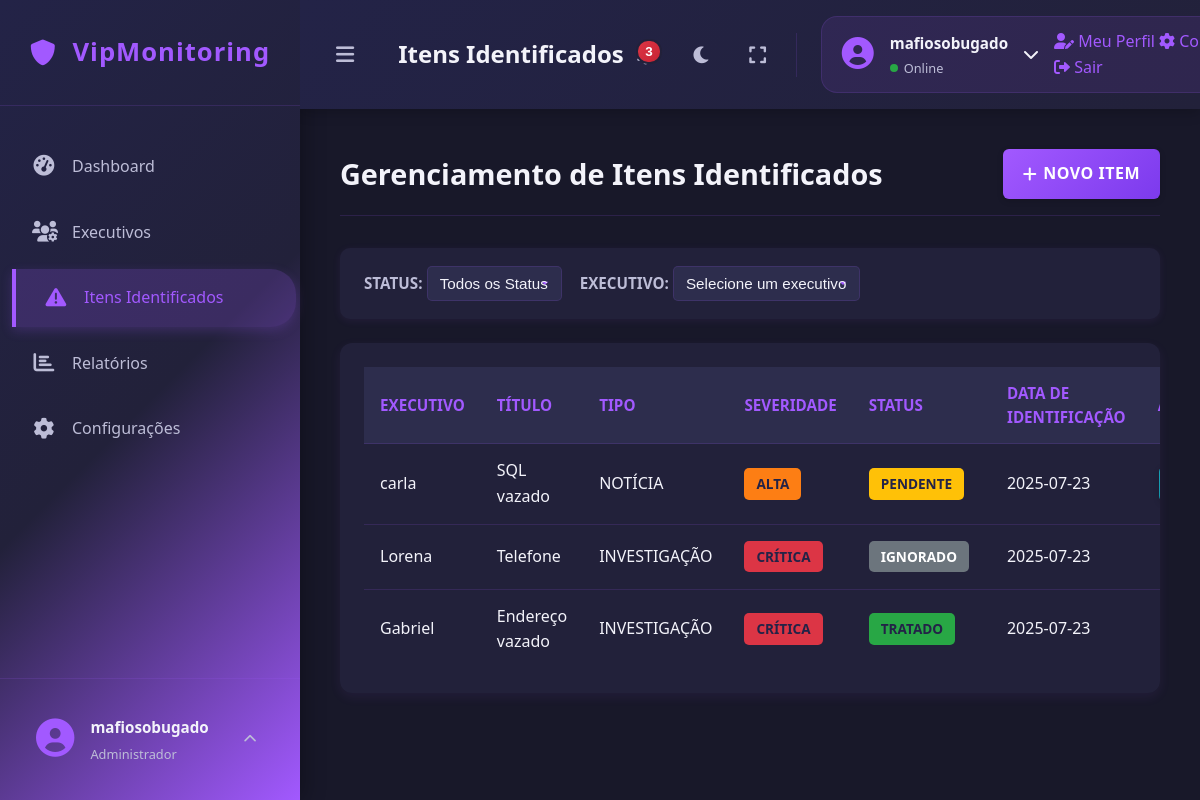
Screenshot of /items (signed in) with the database file from the repository.
### tables this page shows
CREATE TABLE users (
            id INTEGER PRIMARY KEY AUTOINCREMENT,
            username TEXT NOT NULL UNIQUE,
            email TEXT NOT NULL UNIQUE,
            password TEXT NOT NULL
        );

CREATE TABLE items (
            id INTEGER PRIMARY KEY AUTOINCREMENT,
            executive_id INTEGER NOT NULL,
            title TEXT NOT NULL,
            description TEXT,
            type TEXT NOT NULL, -- Ex: CREDENTIAL, DOCUMENTO, TELEFONE, EMAIL, ENDERECO
            severity TEXT NOT NULL, -- Ex: BAIXA, MEDIA, ALTA, CRITICA
            status TEXT NOT NULL, -- Ex: PENDENTE, TRATADO, IGNORADO
            identified_date TEXT NOT NULL, -- Data no formato YYYY-MM-DD
            FOREIGN KEY (executive_id) REFERENCES executives (id) ON DELETE CASCADE
        );

CREATE TABLE executives (
            id INTEGER PRIMARY KEY AUTOINCREMENT,
            name TEXT NOT NULL,
            email TEXT NOT NULL UNIQUE,
            role TEXT,
            department TEXT,
            risk_score REAL DEFAULT 0.0,
            risk_level TEXT DEFAULT 'NENHUM'
        );

### app.py (the view)
@app.route('/items')
@login_required
def items():
    all_executives = database.get_all_executives() # Para o filtro de executivos
    all_items = database.get_all_items()
    return render_template('items.html', items=all_items, executives=all_executives, active_page='items')

### app.py (called while the page is built)
@login_manager.user_loader
def load_user(user_id):
    try:
        return database.User.get(user_id)
    except Exception as e:
        print(f"Erro ao carregar usuário {user_id}: {e}")
        return None

### database.py (called while the page is built)
def get_db_connection():
    conn = sqlite3.connect(DATABASE)
    conn.row_factory = sqlite3.Row # Isso permite acessar colunas por nome
    return conn

def get_all_executives():
    conn = get_db_connection()
    executives = conn.execute('SELECT * FROM executives').fetchall()
    conn.close()
    return executives

def get_all_items():
    conn = get_db_connection()
    items = conn.execute('SELECT i.*, e.name as executive_name FROM items i JOIN executives e ON i.executive_id = e.id ORDER BY i.identified_date DESC').fetchall()
    conn.close()
    return items

    @staticmethod
    def get(user_id):
        conn = get_db_connection()
        user_data = conn.execute('SELECT * FROM users WHERE id = ?', (user_id,)).fetchone()
        conn.close()
        if user_data:
            return User(user_data['id'], user_data['username'], user_data['email'], user_data['password'])
        return None

### templates/items.html (shortened to what this page needs)
{% extends "base.html" %}
{% block page_title %}Itens Identificados{% endblock %}
{% block content %}
    <div class="content-header">
        <h1>Gerenciamento de Itens Identificados</h1>
        <a href="{{ url_for('add_item') }}" class="btn-action btn-add-new">
            <i class="fas fa-plus"></i> Novo Item
        </a>
    </div>
    <div class="filter-section">
        <div class="form-group-inline">
            <label for="filterStatus">STATUS:</label>
            <select id="filterStatus" onchange="applyFilter()">
                <option value="Todos">Todos os Status</option>
            </select>
        </div>
        <div class="form-group-inline">
            <label for="filterExecutive">EXECUTIVO:</label>
            <select id="filterExecutive" onchange="applyFilter()">
                <option value="Todos">Selecione um executivo</option>
            </select>
        </div>
    </div>
    <div class="data-table-container">
        {% if items %}
        <table id="itemsTable">
            <thead>
                <tr>
                    <th>Executivo</th>
                    <th>Título</th>
                    <th>Tipo</th>
                    <th>Severidade</th>
                    <th>Status</th>
                    <th>Data de Identificação</th>
                    <th class="actions-col">Ações</th>
                </tr>
            </thead>
            <tbody>
                {% for item in items %}
                <tr data-status="{{ item.status }}" data-executive-id="{{ item.executive_id }}">
                    <td data-label="Executivo">{{ item.executive_name }}</td>
                    <td data-label="Título">{{ item.title }}</td>
                    <td data-label="Tipo">{{ item.type }}</td>
                    <td data-label="Severidade">
                        <span class="severity-tag severity-{{ item.severity | lower }}">{{ item.severity }}</span>
                    </td>
                    <td data-label="Status">
                        <span class="status-tag status-{{ item.status | lower }}">{{ item.status }}</span>
                    </td>
                    <td data-label="Data">{{ item.identified_date }}</td>
                    <td data-label="Ações" class="actions-col">
                        <div class="action-buttons-group">
                        </div>
                    </td>
                </tr>
                {% endfor %}
            </tbody>
        </table>
        {% else %}
        <p>Nenhum item identificado cadastrado ainda. <a href="{{ url_for('add_item') }}">Adicione um agora!</a></p>
        {% endif %}
    </div>
{% endblock %}

### templates/base.html (shortened to what this page needs)
<!DOCTYPE html>
<html lang="pt-BR">
<head>
    <link rel="stylesheet" href="{{ url_for('static', filename='css/style.css') }}">
    <link rel="stylesheet" href="https://cdnjs.cloudflare.com/ajax/libs/font-awesome/6.0.0/css/all.min.css">
</head>
<body>
    <div class="app-container">
        <div class="sidebar">
            <div class="sidebar-header">
                <div class="app-logo">
                    <i class="fas fa-shield-alt"></i>
                    <span>VipMonitoring</span>
                </div>
            </div>
            <nav class="sidebar-nav">
                <ul>
                    <li class="nav-item {{ 'active' if active_page == 'dashboard' else '' }}">
                        <a href="{{ url_for('dashboard') }}">
                            <i class="fas fa-tachometer-alt"></i>
                            <span class="nav-text">Dashboard</span>
                        </a>
                    </li>
                    <li class="nav-item {{ 'active' if active_page == 'executives' else '' }}">
                        <a href="{{ url_for('executives') }}">
                            <i class="fas fa-users-cog"></i>
                            <span class="nav-text">Executivos</span>
                        </a>
                    </li>
                    <li class="nav-item {{ 'active' if active_page == 'items' else '' }}">
                        <a href="{{ url_for('items') }}">
                            <i class="fas fa-exclamation-triangle"></i>
                            <span class="nav-text">Itens Identificados</span>
                        </a>
                    </li>
                    <li class="nav-item {{ 'active' if active_page == 'reports' else '' }}">
                        <a href="{{ url_for('reports') }}">
                            <i class="fas fa-chart-bar"></i>
                            <span class="nav-text">Relatórios</span>
                        </a>
                    </li>
                    <li class="nav-item {{ 'active' if active_page == 'settings' else '' }}">
                        <a href="{{ url_for('settings') }}">
                            <i class="fas fa-cog"></i>
                            <span class="nav-text">Configurações</span>
                        </a>
                    </li>
                </ul>
            </nav>
            <div class="sidebar-footer">
                <div class="user-profile">
                    <div class="user-avatar">
                        <i class="fas fa-user-circle"></i>
                    </div>
                    <div class="user-info">
                        <span class="user-name">{{ current_user.username if current_user.is_authenticated else 'Usuário' }}</span>
                        <span class="user-role">Administrador</span>
                    </div>
                    <div class="user-menu">
                        <button class="user-menu-toggle" onclick="toggleUserMenu()">
                            <i class="fas fa-chevron-up"></i>
                        </button>
                    </div>
                </div>
            </div>
        </div>
        <div class="main-content">
            <nav class="navbar">
                <div class="navbar-left">
                    <button class="sidebar-toggle" onclick="toggleSidebar()">
                        <i class="fas fa-bars"></i>
                    </button>
                    <div class="page-title">
                        <h3>{% block page_title %}{% endblock %}</h3>
                    </div>
                </div>
                <div class="navbar-right">
                    <div class="navbar-actions">
                        <button class="action-btn" title="Notificações" onclick="toggleNotifications()">
                            <i class="fas fa-bell"></i>
                            <span class="notification-badge" id="notificationCount">3</span>
                        </button>
                        <button class="action-btn" title="Modo escuro" onclick="toggleDarkMode()">
                            <i class="fas fa-moon"></i>
                        </button>
                        <button class="action-btn" title="Tela cheia" onclick="toggleFullscreen()">
                            <i class="fas fa-expand"></i>
                        </button>
                    </div>
                    <div class="user-info-navbar" onclick="toggleNavUserMenu()">
                        <div class="user-avatar-small">
                            <i class="fas fa-user-circle"></i>
                        </div>
                        <div class="user-details">
                            <span class="user-name">{{ current_user.username if current_user.is_authenticated else 'Usuário' }}</span>
                            <span class="user-status online">Online</span>
                        </div>
                        <div class="user-chevron">
                            <i class="fas fa-chevron-down" id="navUserChevron"></i>
                        </div>
                        <div class="user-nav-dropdown" id="userNavDropdown">
                            <a href="#" class="nav-menu-item">
                                <i class="fas fa-user-edit"></i>
                                <span>Meu Perfil</span>
                            </a>
                            <a href="#" class="nav-menu-item">
                                <i class="fas fa-cog"></i>
                                <span>Configurações</span>
                            </a>
                            <a href="{{ url_for('logout') }}" class="nav-menu-item logout">
                                <i class="fas fa-sign-out-alt"></i>
                                <span>Sair</span>
                            </a>
                        </div>
                    </div>
                </div>
            </nav>
            <div class="content-area">
                {% block content %}{% endblock %}
            </div>
        </div>
    </div>
</body>
</html>

### rows the page displays
users: username "mafiosobugado"
items: executive_name "carla", title "SQL vazado", type "NOTÍCIA", severity "ALTA", status "PENDENTE", identified_date "2025-07-23"
items: executive_name "Lorena", title "Telefone", type "INVESTIGAÇÃO", severity "CRÍTICA", status "IGNORADO", identified_date "2025-07-23"
items: executive_name "Gabriel", title "Endereço vazado", type "INVESTIGAÇÃO", severity "CRÍTICA", status "TRATADO", identified_date "2025-07-23"
